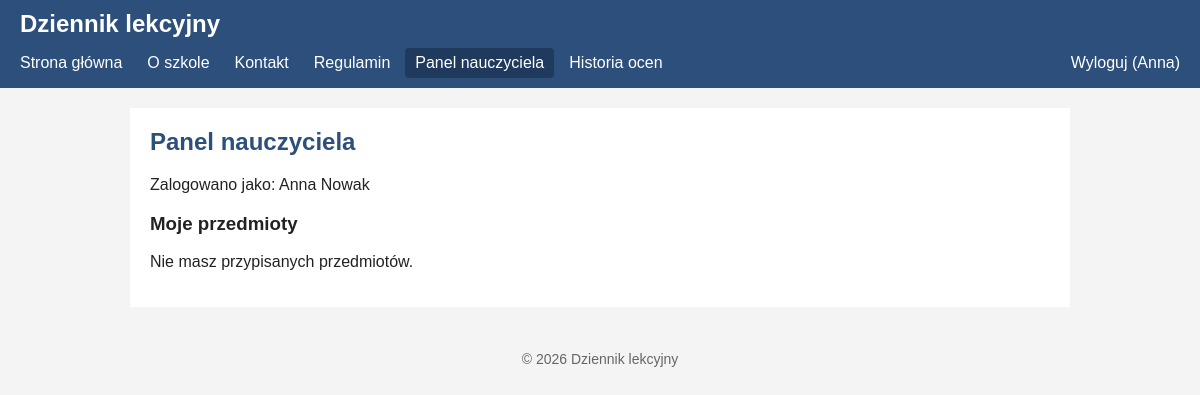
The app's page /panel_nauczyciela.php (signed in), older data.
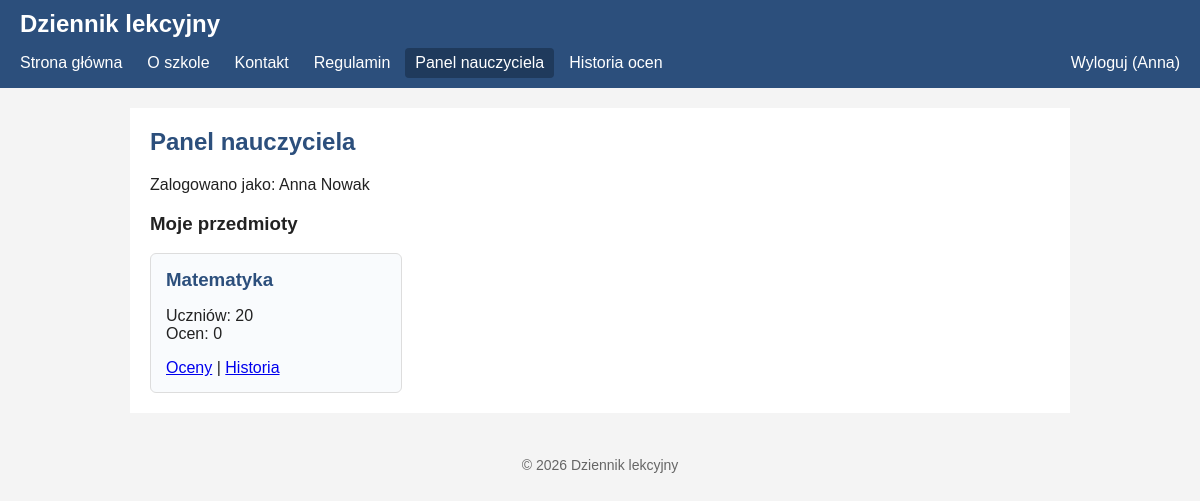
The same page, newer data.
### tables this page shows
CREATE TABLE IF NOT EXISTS przedmioty (
  id INT AUTO_INCREMENT PRIMARY KEY,
  nazwa VARCHAR(50) NOT NULL UNIQUE,
  nauczyciel_id INT NULL,
  FOREIGN KEY (nauczyciel_id) REFERENCES uzytkownicy(id) ON DELETE SET NULL
);

### includes/auth.php (called while the page is built, shortened)
<?php
function czy_zalogowany() {
	return isset($_SESSION["user_id"]);
}

### panel_nauczyciela.php (the view, shortened to what this page needs)
<?php
require_once "includes/auth.php";
require_once "includes/db.php";
$nauczyciel_id = $_SESSION["user_id"];
$stmt = $db->prepare("SELECT p.id, p.nazwa,
	(SELECT COUNT(*) FROM uczniowie_przedmioty WHERE przedmiot_id = p.id) AS uczniow,
	(SELECT COUNT(*) FROM oceny WHERE przedmiot_id = p.id) AS ocen
	FROM przedmioty p
	WHERE p.nauczyciel_id = ?
	ORDER BY p.nazwa");
$stmt->bind_param("i", $nauczyciel_id);
$stmt->execute();
$przedmioty = $stmt->get_result();
include "includes/naglowek.php";
?>
		<h2>Panel nauczyciela</h2>
		<p>Zalogowano jako: <?php echo htmlspecialchars($_SESSION["imie"] . " " . $_SESSION["nazwisko"]); ?></p>
		<h3>Moje przedmioty</h3>
		<?php
		if ($przedmioty->num_rows == 0) {
			echo "<p>Nie masz przypisanych przedmiotów.</p>";
		} else {
			echo "<div class=\"kafelki\">";
			while ($p = $przedmioty->fetch_assoc()) {
				echo "<div class=\"kafelek\">";
				echo "<h3>" . htmlspecialchars($p["nazwa"]) . "</h3>";
				echo "<p>Uczniów: " . $p["uczniow"] . "<br>Ocen: " . $p["ocen"] . "</p>";
				echo "<a href=\"oceny.php?przedmiot=" . $p["id"] . "\">Oceny</a> | ";
				echo "<a href=\"historia.php?przedmiot=" . $p["id"] . "\">Historia</a>";
				echo "</div>";
			}
			echo "</div>";
		}
		?>
<?php include "includes/stopka.php"; ?>

### includes/naglowek.php (shortened to what this page needs)
<?php
require_once __DIR__ . "/auth.php";
function link_menu($plik, $tekst) {
	$klasa = "";
	if (basename($_SERVER["SCRIPT_NAME"]) == $plik) {
		$klasa = " class=\"aktywny\"";
	}
	echo "<a href=\"" . $plik . "\"" . $klasa . ">" . $tekst . "</a>";
}
?>
<!DOCTYPE html>
<html lang="pl">
<head>
	<link rel="stylesheet" href="assets/css/style.css">
</head>
<body>
	<header>
		<h1>Dziennik lekcyjny</h1>
		<nav>
			<?php
			link_menu("index.php", "Strona główna");
			if (czy_zalogowany()) {
				if ($_SESSION["rola"] == "nauczyciel") {
					link_menu("panel_nauczyciela.php", "Panel nauczyciela");
					link_menu("historia.php", "Historia ocen");
				}
			} else {
				link_menu("logowanie.php", "Logowanie");
			}
			?>
		</nav>
	</header>
	<main>

### includes/stopka.php
	</main>
	<footer>
		<p>&copy; <?php echo date("Y"); ?> Dziennik lekcyjny</p>
	</footer>
</body>
</html>

### assets/css/style.css (style rules this page uses)
body { font-family: Arial, Helvetica, sans-serif; margin: 0; background: #f4f4f4; color: #222; }
header { background: #2c4f7c; color: white; padding: 10px 20px; }
header h1 { margin: 0 0 10px 0; font-size: 24px; }
nav { display: flex; flex-wrap: wrap; gap: 5px; margin: 0 -10px; }
nav a { color: white; text-decoration: none; padding: 6px 10px; border-radius: 4px; white-space: nowrap; }
nav a:hover, nav a.aktywny { background: #1f3a5c; }
nav a:last-child { margin-left: auto; }
main { max-width: 900px; margin: 20px auto; padding: 20px; background: white; }
main h2 { margin-top: 0; color: #2c4f7c; }
.kafelki { display: flex; flex-wrap: wrap; gap: 15px; }
.kafelek { width: 220px; padding: 15px; border: 1px solid #ddd; border-radius: 6px; background: #f9fbfd; }
.kafelek h3 { margin: 0 0 10px 0; color: #2c4f7c; }
footer { text-align: center; color: #666; font-size: 14px; padding: 10px; }

Row changes from the older to the newer data that the page shows:
now on this page (row edited): przedmioty: nazwa "Matematyka", uczniow "20", ocen "0"
Text that changed along with them:
text no longer shown: "Nie masz przypisanych przedmiotów."
